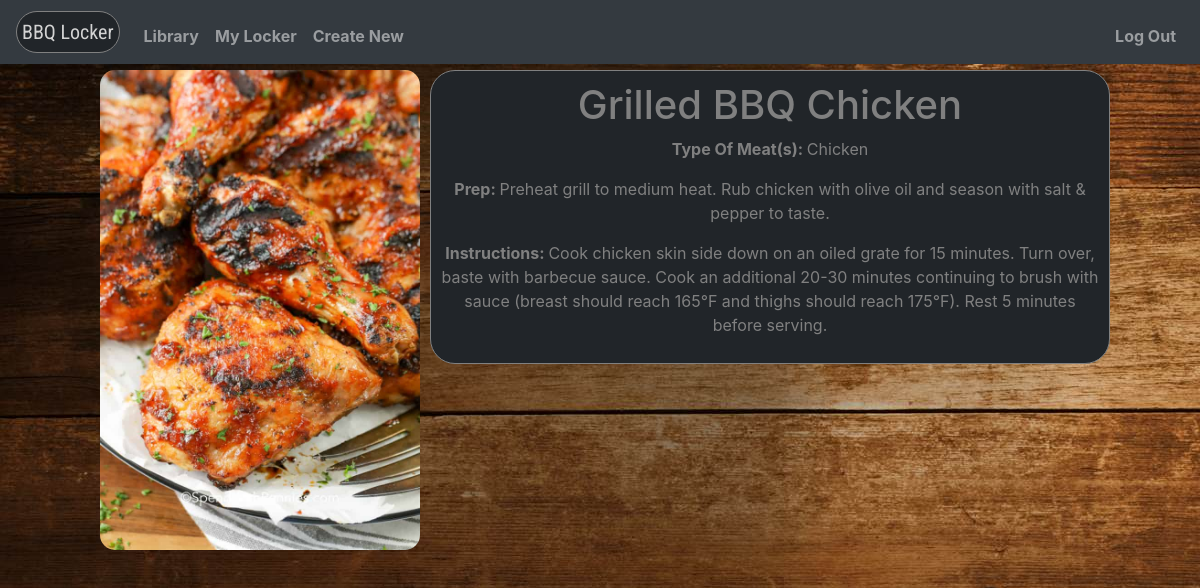
Screenshot of /recipe/2 (signed in) with the database file from the repository.
### package/models.py (models this page shows)
class Recipe(db.Model):
    id = db.Column(db.Integer, primary_key=True)
    recipeName = db.Column(db.String(10000), unique=True)
    meat = db.Column(db.String(10000))
    totalTime = db.Column(db.String(10000))
    preparation = db.Column(db.String(10000))
    instructions = db.Column(db.String(10000))
    imgName = db.Column(db.String(100), unique=True)
    date = db.Column(db.DateTime(timezone=True), default=func.now())
    user_id = db.Column(db.Integer, db.ForeignKey('user.id'))
    favorites = db.relationship('Favorite')

### package/views.py (the view)
@views.route('/recipe/<recipeId>', methods=['GET', 'POST'])
def goto_recipe(recipeId):
    recipe = Recipe.query.get(recipeId)
    img = url_for('static', filename='userImages/' + Recipe.imgName)
    return render_template("recipe.html", user=current_user, recipe=recipe, img=img)

### package/__init__.py (called while the page is built)
def create_app():
    app = Flask(__name__)
    app.config['SECRET_KEY'] = 'bulldog'
    app.config['SQLALCHEMY_DATABASE_URI'] = f'sqlite:///{DB_NAME}'
    app.config['CSRF_ENABLED'] = True
    app.config['USER_ENABLE_EMAIL'] = False
    db.init_app(app)
    from .views import views
    from .auth import auth
    app.register_blueprint(views, url_prefix='/')
    app.register_blueprint(auth, url_prefix='/')
    from .models import User
    create_database(app)
    login_manager = LoginManager()
    login_manager.login_view = 'auth.login'
    login_manager.init_app(app)
    @login_manager.user_loader
    def load_user(id):
        return User.query.get(int(id))
    return app

### package/templates/recipe.html (shortened to what this page needs)
{% extends "layout.html" %}
{% block content %}
<body>
  <img class="recipe-image" src="/static/userImages/{{ recipe.imgName }}" alt="recipe.imgName">
  <div class="recipe-data">
    <h1>{{ recipe.recipeName }}</h1>
    <p id="recipeMeat"><b>Type Of Meat(s): </b>{{ recipe.meat }}</p>
    <p id="recipePrep"><b>Prep: </b>{{ recipe.preparation }}</p>
    <p id="recipeInstr"><b>Instructions: </b>{{ recipe.instructions }}</p>
  </div>
</body>
{% endblock %}

### package/static/styles.css (style rules this page uses)
body { background-image: url("defaultImages/woodenBackground.jpg"); }
.recipe-image { float: left; padding: 10px; border-radius: 25px; max-width: 500px; max-height: 500px; height: auto; }
.recipe-data { margin-top: 10px; display: grid; grid-template-columns: 2; padding: 10px; word-wrap: break-word; text-align: center; color: grey; background-color: #212529; border: 1px solid grey; border-radius: 25px; font-size: 16px; font-size: 2vh; }
img { border-radius: 25px; margin: auto; }
* { box-sizing: border-box; }

### rows the page displays
Recipe: imgName (picture), recipeName "Grilled BBQ Chicken", meat "Chicken", preparation "Preheat grill to medium heat. Rub chicken with olive oil and season with salt & pepper to taste.", instructions "Cook chicken skin side down on an oiled grate for 15 minutes. Turn over, baste with barbecue sauce. Cook an additional 20-30 minutes continuing to brush with sauce (breast should reach 165°F and thighs should reach 175°F). Rest 5 minutes before serving."
